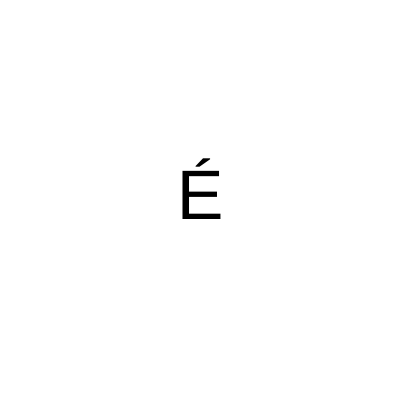
Frame 1 (no input)
Frame 60 (no input): identical to frame 1, image omitted
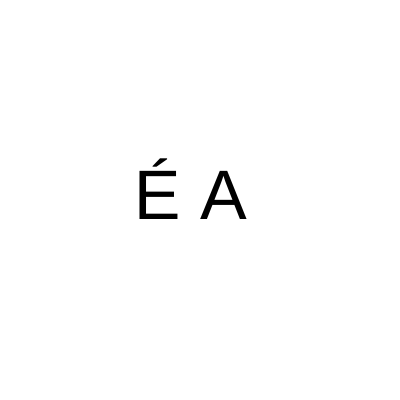
Frame 120 (the mouse pressed at the canvas centre since frame 60)

The p5.js sketch that drew these frames (run headless with seeded random() and noise() and a simulated clock; from frame 60 on, the mouse is pressed at the canvas centre):

// p5.js sketch
// ── sketch.js
let palavra;

function setup() {
  createCanvas(400, 400);

  palavra = palavraAleatoria();
}

function palavraAleatoria(){
  let palavras = ["É O Caminho", "É A Verdade", "É A Vida"];
  return random(palavras);
}

function inicializaCores() {

  background("white");
  fill("black");
  textSize(70);
  textAlign(CENTER, CENTER);
}

function palavraParcial(minimo, maximo) {
  let quantidade = map(mouseX, minimo, maximo, 1, palavra.length);
  let parcial = palavra.substring(0, quantidade);
  return parcial;
}

function draw() {

  inicializaCores();

  let texto = palavraParcial(0, width);
  text(texto, 200, 200);
}
